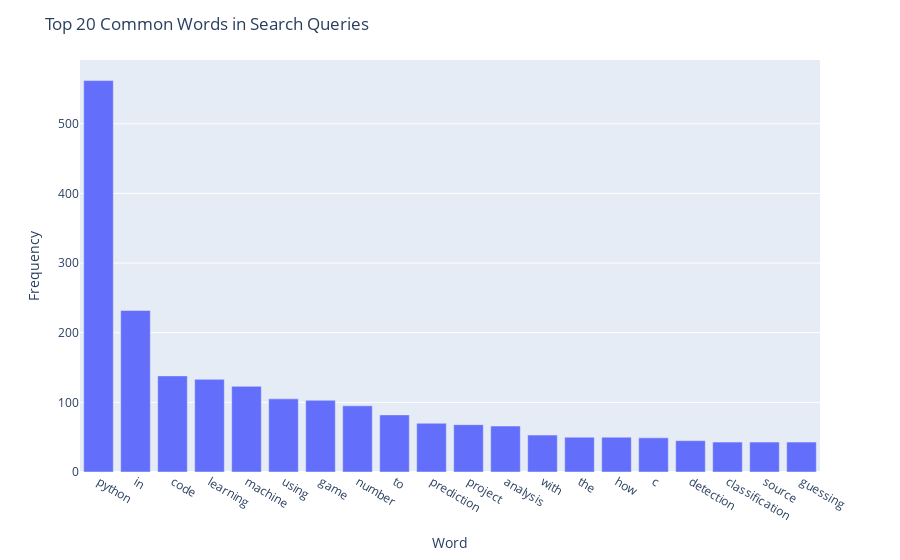

Notebook code cell kept with this figure:
### Code cell
#Q:3
import pandas as pd
from collections import Counter
import re
import plotly.express as px
import plotly.io as pio

# Function to clean and split queries into words
def clean_and_split(query):
    # Convert to lowercase
    query = query.lower()
    # Remove special characters and digits
    query = re.sub(r'[^a-z\s]', '', query)
    # Split into words
    words = query.split()
    return words

# Apply the function to each query in the 'Top Queries' column
df['Cleaned Queries'] = df['Top queries'].apply(clean_and_split)

# Flatten the list of words from all queries
all_words = [word for sublist in df['Cleaned Queries'] for word in sublist]

# Count the frequency of each word
word_counts = Counter(all_words)

# Create a DataFrame for word frequencies
word_freq_df = pd.DataFrame(word_counts.items(), columns=['Word', 'Frequency'])

# Sort the DataFrame by frequency in descending order
word_freq_df = word_freq_df.sort_values(by='Frequency', ascending=False)

# Plot the word frequencies
fig_word_freq = px.bar(word_freq_df.head(20), x='Word', y='Frequency', labels={'x':'Word', 'y':'Frequency'})
fig_word_freq.update_layout(title='Top 20 Common Words in Search Queries')
fig_word_freq.show()

### Figure 1 — Plotly figure (JSON) as saved in the notebook; plotly's stock layout.template omitted (floating-point values rounded to 4 significant figures)
{"data": [{"alignmentgroup": "True", "hovertemplate": "Word=%{x}<br>Frequency=%{y}<extra></extra>", "legendgroup": "", "marker": {"color": "#636efa", "pattern": {"shape": ""}}, "name": "", "offsetgroup": "", "orientation": "v", "showlegend": false, "textposition": "auto", "type": "bar", "x": ["python", "in", "code", "learning", "machine", "using", "game", "number", "to", "prediction", "project", "analysis", "with", "the", "how", "c", "detection", "classification", "source", "guessing"], "xaxis": "x", "y": [562, 232, 138, 133, 123, 105, 103, 95, 82, 70, 68, 66, 53, 50, 50, 49, 45, 43, 43, 43], "yaxis": "y"}], "layout": {"barmode": "relative", "legend": {"tracegroupgap": 0}, "margin": {"t": 60}, "title": {"text": "Top 20 Common Words in Search Queries"}, "xaxis": {"anchor": "y", "domain": [0, 1], "title": {"text": "Word"}}, "yaxis": {"anchor": "x", "domain": [0, 1], "title": {"text": "Frequency"}}}}
